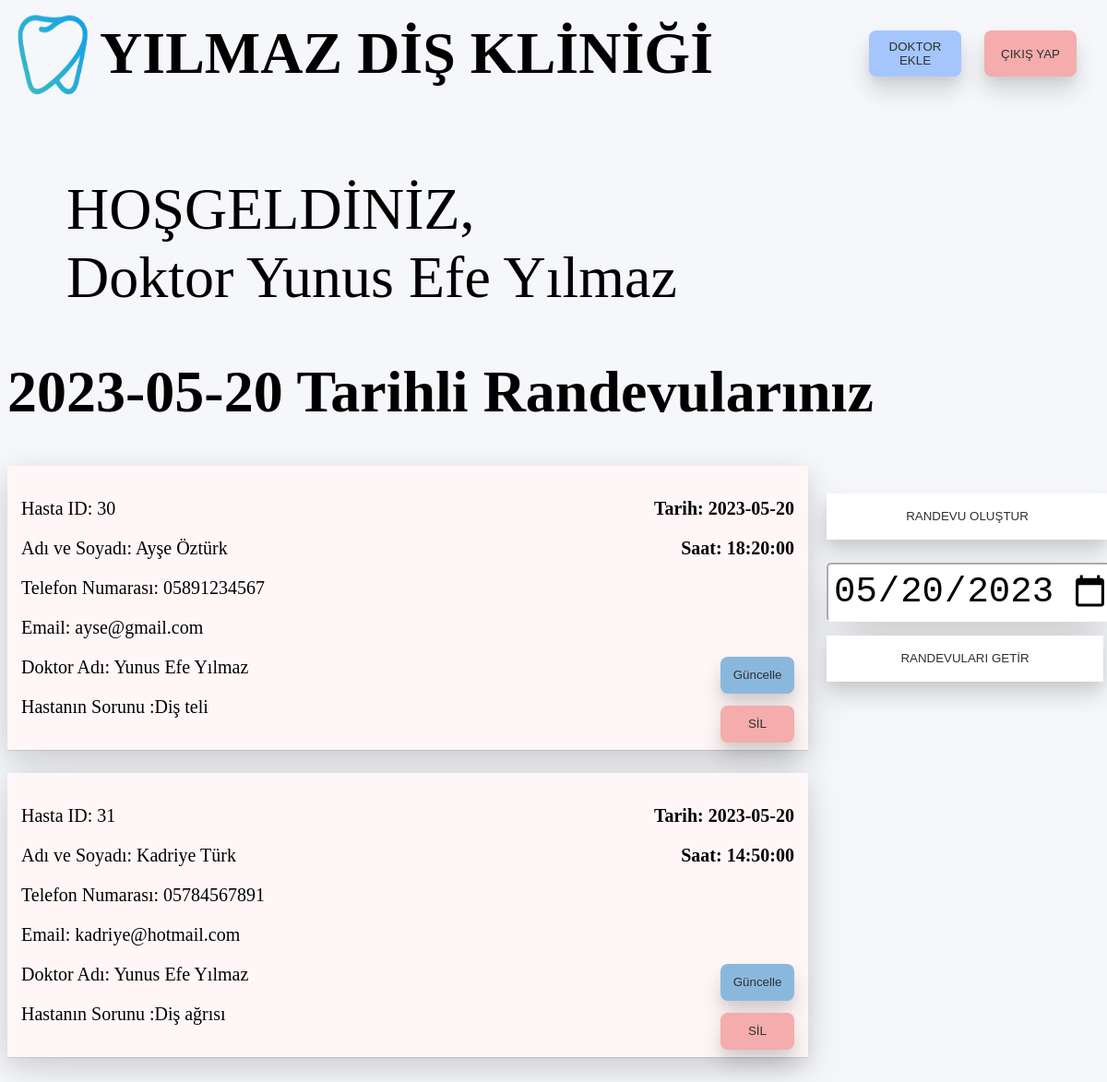
The app's page /doctorpanel.php (signed in) with its own data.
### tables this page shows
CREATE TABLE `doktorlar` (
  `doktor_id` smallint(5) UNSIGNED NOT NULL,
  `doktor_kullaniciadi` varchar(60) NOT NULL,
  `doktor_adsoyadi` varchar(100) NOT NULL,
  `sifre` varchar(128) NOT NULL,
  `unvan` varchar(50) NOT NULL
);

CREATE TABLE `hastalar` (
  `hasta_id` smallint(5) UNSIGNED NOT NULL,
  `adsoyadi` varchar(100) NOT NULL,
  `email` varchar(120) NOT NULL,
  `telno` varchar(11) NOT NULL,
  `doktor_id` int(11) NOT NULL,
  `randevu_tarih` date NOT NULL,
  `randevu_saat` time NOT NULL,
  `hasta_text` varchar(200) NOT NULL
);

### doctorpanel.php (the view, shortened to what this page needs)
<?php
require_once "config.php";
$currentdate = date("Y-m-d");
$doctor_username = $_SESSION["login"];
$sqldoctordataquery = "SELECT * FROM `doktorlar` WHERE doktor_kullaniciadi='" . $doctor_username . "'";
$sqldoctordata = mysqli_query($db, $sqldoctordataquery);
$doctordata = mysqli_fetch_array($sqldoctordata);
$doctor_name = $doctordata["doktor_adsoyadi"];
$doctor_id = $doctordata["doktor_id"];
$doctor_title = $doctordata["unvan"];
$sqluserdataquery = "SELECT * FROM `hastalar` WHERE doktor_id='" . $doctor_id . "' AND randevu_tarih='" . $currentdate . "'";
$sqluserdata = mysqli_query($db, $sqluserdataquery);
?>
<!DOCTYPE html>
<html>
<head>
    <link rel='stylesheet' href='site.css'>
</head>
<body class="bodylogin">
    <div style="width: 100%;">
        <div class="panelhead">
            <div class="panellogodiv">
                <img src="images/dentistlogo.png" width="100px" height="100px">
                <b class="logolbl">YILMAZ DİŞ KLİNİĞİ</b>
            </div>
            <div class="panellogodiv">
                <a href="createdoctor.php"><button class="panelbuttondoctor">DOKTOR EKLE</button></a>
                <a href="logout.php"><button class="panelbuttonexit">ÇIKIŞ YAP</button></a>
            </div>
        </div>
        <br>
        <div class="panelwelcome">
            <p class="panelwelcometext">HOŞGELDİNİZ,<br>
                <?php echo $doctor_title . " " . $doctor_name; ?>
            </p>
        </div>
        <?php echo "<h1 class='logolbl'>" . $currentdate . " Tarihli Randevularınız</h1>"; ?>
        <div class="panelilllist">
            <div style='width: 100%;flex-direction: column;'>
                <?php
                while ($hasta = mysqli_fetch_array($sqluserdata)) {
                    echo "
                        <div class='panelilldiv'>
                            <p class='indexlabelinput'>Hasta ID: " . $hasta['hasta_id'] . " <b style='float: right;' class='indexlabelinput'>Tarih: " . $hasta['randevu_tarih'] . "</b></p>
                            <p class='indexlabelinput'>Adı ve Soyadı: " . $hasta['adsoyadi'] . "<b style='float: right;' class='indexlabelinput'>Saat: " . $hasta['randevu_saat'] . "</b></p>
                            <p class='indexlabelinput'>Telefon Numarası: " . $hasta['telno'] . "</p>
                            <p class='indexlabelinput'>Email: " . $hasta['email'] . " </p>
                            <p class='indexlabelinput'>Doktor Adı: " . $doctor_name . "<b style='float: right;'><a href='updateill.php?hasta_id=" . $hasta['hasta_id'] . "'><button class='panelbuttonupdate'>Güncelle</button></a></b></p>
                            <p class='indexlabelinput'>Hastanın Sorunu :" . $hasta['hasta_text'] . "<b style='float: right;'><a href='deleteill.php?hasta_id=" . $hasta['hasta_id'] . "&tarih=" . $hasta['randevu_tarih'] . "'><button class='panelbuttondelete'>SİL</button></a></b></p>
                        </div>
                        ";
                }
                ?>
            </div>
            <div class="paneldaterefresh">
                <div>
                    <a href="createill.php"><button class="inputbutton">RANDEVU OLUŞTUR</button></a><br><br>
                </div>
                <div class="paneldate">
                    <form method="POST" action="<?php $_PHP_SELF ?>">
                        <input type="date" class="paneldateinput" name="date" value="<?php echo $currentdate; ?>">
                        <button type="submit" class="panelbtdate">RANDEVULARI GETİR</button>
                    </form>
                </div>
            </div>
        </div>
</body>
</html>

### site.css (style rules this page uses)
.bodylogin { display: flex; justify-content: center; justify-items: center; background-color: #f6f7fa; }
.panelhead { display: flex; justify-content: space-between; }
.panellogodiv { display: flex; justify-content: center; align-items: center; justify-items: center; }
.panelbuttonupdate { border-radius: 8px; border: rgb(138, 184, 221); color: rgb(49, 47, 47); background-color: rgb(138, 184, 221); height: 40px; box-shadow: rgba(0, 0, 0, 0.15) 0px 15px 25px, rgba(0, 0, 0, 0.05) 0px 5px 10px; width: 80px; }
.panelbuttondelete { border-radius: 8px; border: rgb(221, 138, 138); color: rgb(49, 47, 47); background-color: rgb(244, 172, 172); height: 40px; box-shadow: rgba(0, 0, 0, 0.15) 0px 15px 25px, rgba(0, 0, 0, 0.05) 0px 5px 10px; width: 80px; margin-top: 10px; }
.panelbuttonexit { float: right; margin-right: 25px; border-radius: 8px; border: rgb(221, 138, 138); color: rgb(49, 47, 47); background-color: rgb(244, 172, 172); height: 50px; box-shadow: rgba(0, 0, 0, 0.15) 0px 15px 25px, rgba(0, 0, 0, 0.05) 0px 5px 10px; width: 100px; }
.panelbuttondoctor { float: right; margin-right: 25px; border-radius: 8px; border: rgb(164, 198, 253); color: rgb(49, 47, 47); background-color: rgb(164, 198, 253); height: 50px; box-shadow: rgba(0, 0, 0, 0.15) 0px 15px 25px, rgba(0, 0, 0, 0.05) 0px 5px 10px; width: 100px; }
.panelwelcome { margin-bottom: 50px; }
.panelwelcometext { font-size: 4em; margin-left: 1em; margin-bottom: 0px; font-family: Verdana; }
.panelilllist { display: flex; width: 100%; margin-top: 30px; justify-content: space-between; }
.paneldate { margin-top: 25px; }
.paneldateinput { font-size: 3em; width: 300px; height: 50px; box-shadow: rgba(0, 0, 0, 0.25) 0px 25px 50px -12px; border-color: white; margin-bottom: 15px; border-radius: 5px; padding: 5px; }
.panelbtdate { border: white; color: rgb(49, 47, 47); background-color: white; height: 50px; width: 300px; box-shadow: rgba(0, 0, 0, 0.15) 0px 15px 25px, rgba(0, 0, 0, 0.05) 0px 5px 10px; }
.panelilldiv { flex-direction: column; width: 100%; background-color: #fff7f7; padding: 15px; margin-bottom: 25px; box-shadow: rgba(17, 17, 26, 0.1) 0px 1px 0px, rgba(17, 17, 26, 0.1) 0px 8px 24px, rgba(17, 17, 26, 0.1) 0px 16px 48px; }
.paneldaterefresh { width: 25%; padding-left: 50px; display: flex; flex-direction: column; }
.indexlabelinput { font-size: 20px; font-family: Verdana; }
.inputbutton { border: white; color: rgb(49, 47, 47); background-color: white; height: 50px; width: 305px; float: left; box-shadow: rgba(0, 0, 0, 0.15) 0px 15px 25px, rgba(0, 0, 0, 0.05) 0px 5px 10px; margin-top: 30px; }
.logolbl { font-size: 4em; font-family: Verdana; }

### records on screen
doktorlar: unvan "Doktor", doktor_adsoyadi "Yunus Efe Yılmaz"
hastalar: hasta_id "30", randevu_tarih "2023-05-20", adsoyadi "Ayşe Öztürk", randevu_saat "18:20:00", telno "05891234567", email "ayse@gmail.com", doktor.doktor_adsoyadi "Yunus Efe Yılmaz", hasta_text "Diş teli"
hastalar: hasta_id "31", randevu_tarih "2023-05-20", adsoyadi "Kadriye Türk", randevu_saat "14:50:00", telno "05784567891", email "kadriye@hotmail.com", doktor.doktor_adsoyadi "Yunus Efe Yılmaz", hasta_text "Diş ağrısı"

### other values on screen
$currentdate "2023-05-20"
